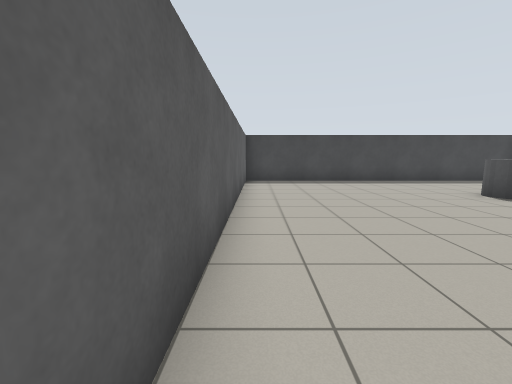
[1] (above)

12 first-person views from a walk through a Gazebo world. The camera is 1.1 m above the floor, tilts 8° down and sees 90° across. The floor is counted in squares, 1 m on a side. Each view is taken from the middle of a square. On the plan, view 1 faces up. The plan holds only what a view shows up to about 11 squares ahead; the rest is blank. The place goes on beyond the plan.

[2]
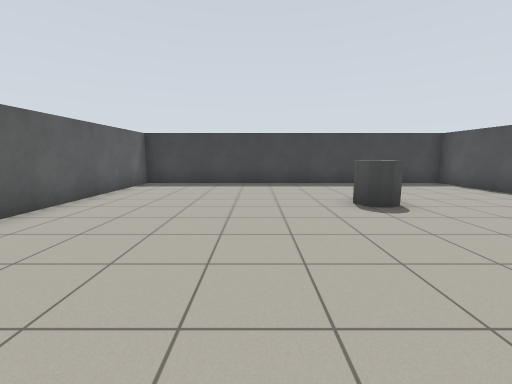

[3]
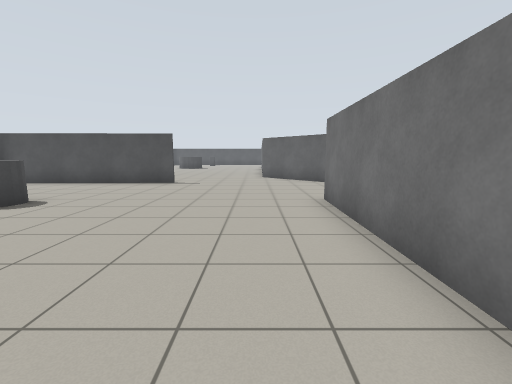

[4]
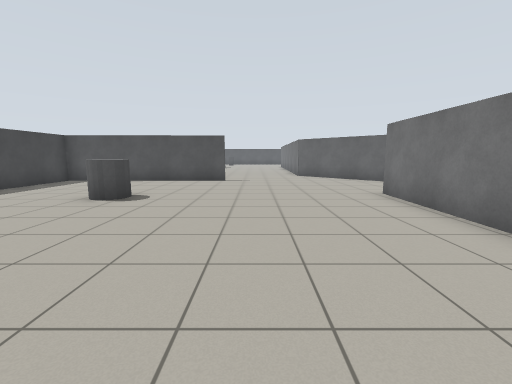

[5]
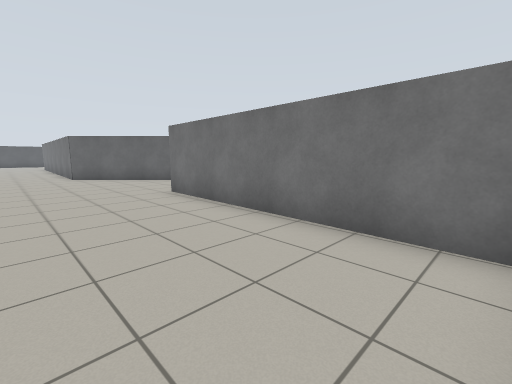

[6]
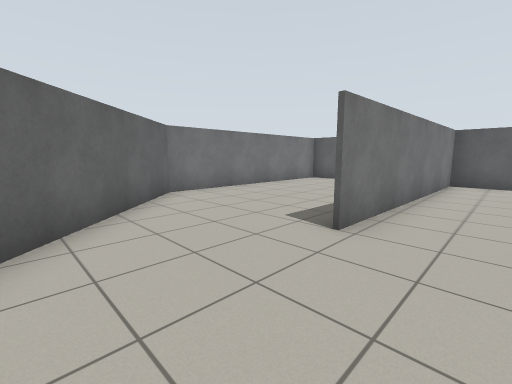

[7]
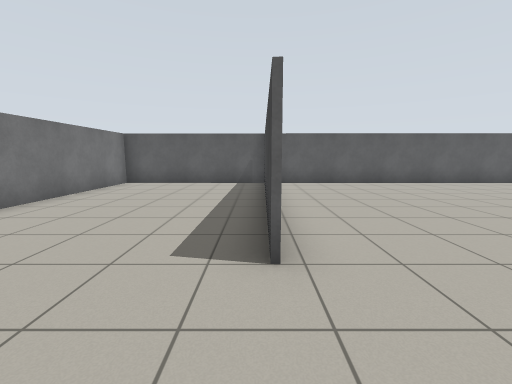

[8]
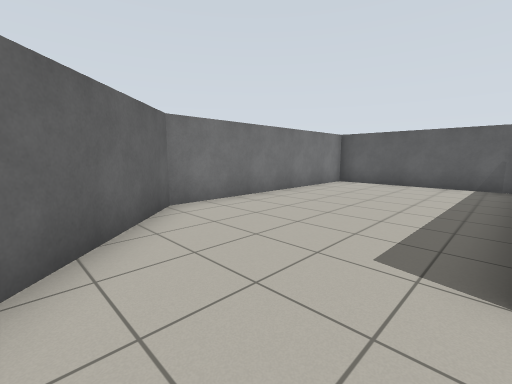

[9]
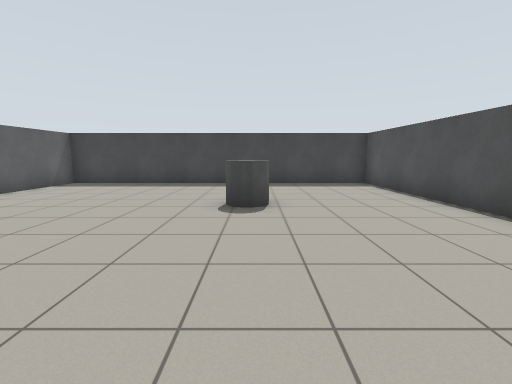

[10]
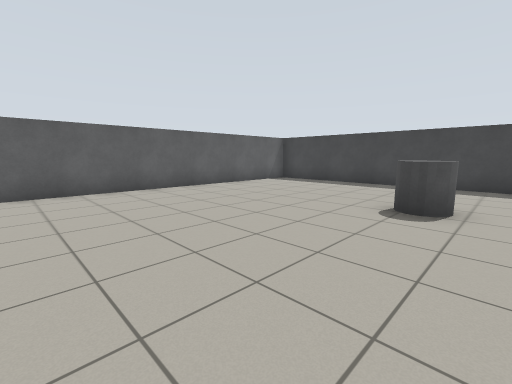

[11]
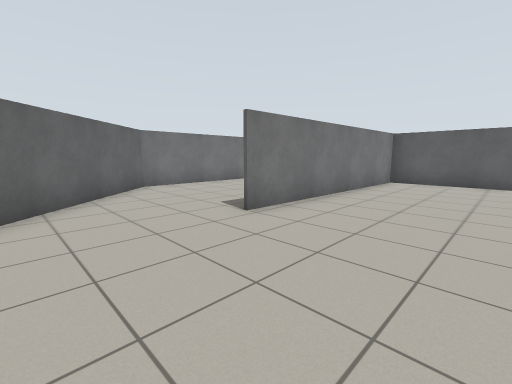

[12]
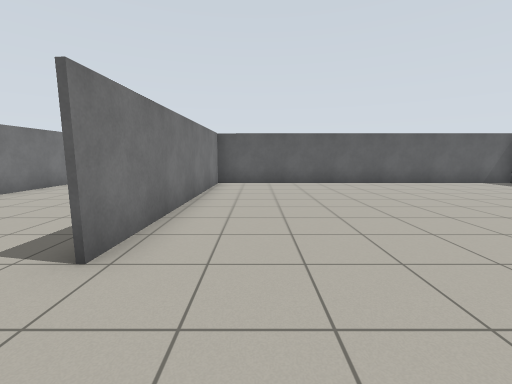

### Floor plan
Points are (right, up) in squares from view 1. A wall is a line through its corners. A room is listed if a view was taken in it or the views show most of it. See-through windows are left out.
Room 1 (views 1, 2, 3, 4, 5, 6, 7, 8, 9, 10, 11, 12)
walls: (11.5, 7.7) (11.5, 11.4) (-0.4, 11.4) (-0.5, -1.1); (-0.4, -0.6) (7.6, -0.8)
ways out: opening at (9, -2) to room 2
objects: grey cylinder (7, 7)
Room 2 (no view inside)
walls: (2, -0.7) (1.2, -0.7); (7.6, -0.8) (3.6, -0.7); (-0.5, -1.1) (-0.5, -6.3) (7.4, -6.3) (11.1, -2.6)
ways out: opening at (9, -2) to room 1

Where each view was taken, in squares from view 1:
view 1: 0 up, 0 right, facing up
view 2: 1 up, 4 right, facing up
view 3: 1 up, 1 right, facing right
view 4: 3 up, 0 right, facing right
view 5: 3 up, 0 right, facing down-right
view 6: 1 up, 11 right, facing down-left
view 7: 1 down, 10 right, facing left
view 8: 1 down, 10 right, facing down-left
view 9: 1 up, 7 right, facing up
view 10: 1 up, 8 right, facing up-left
view 11: 3 up, 11 right, facing down-left
view 12: 1 up, 10 right, facing left
